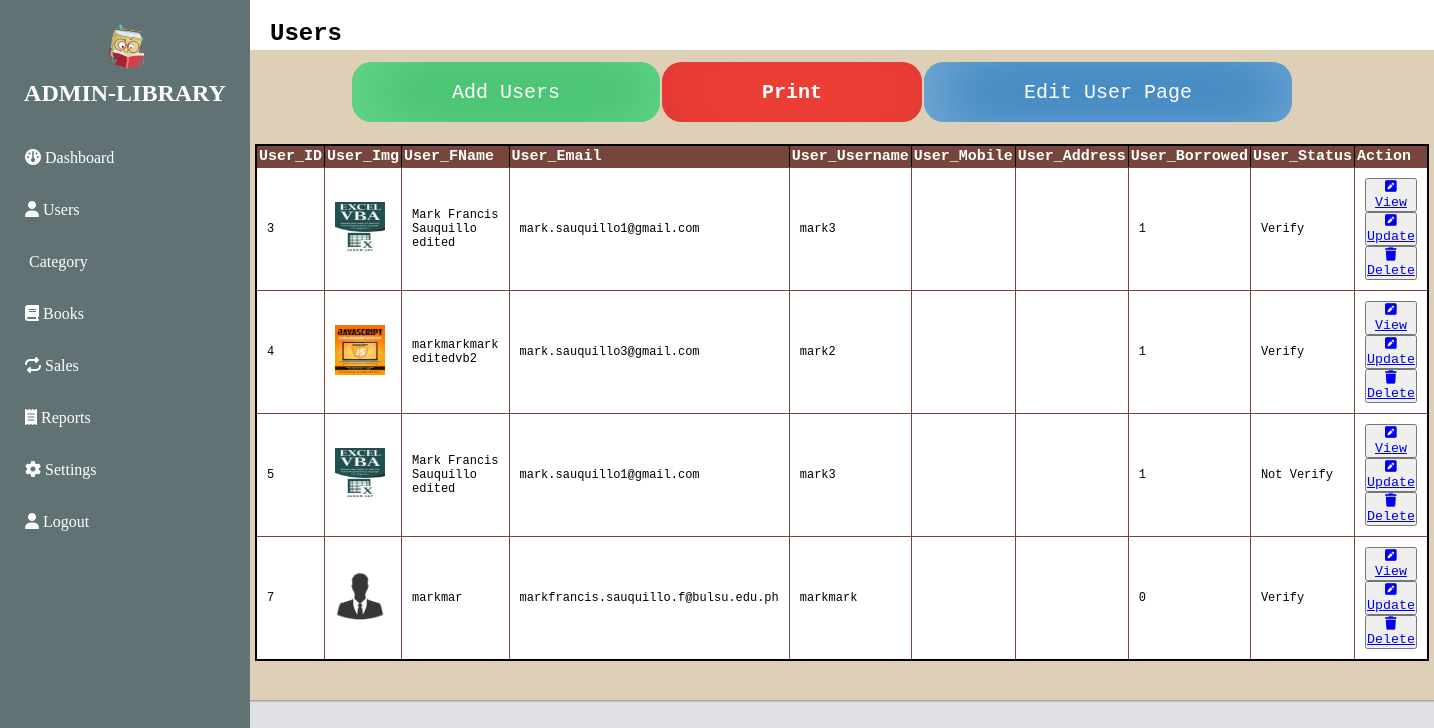
/admin-user.php (signed in), run on the app's committed database.
### tables this page shows
CREATE TABLE `user_info` (
  `User_ID` int(11) NOT NULL,
  `User_FName` varchar(50) NOT NULL,
  `User_Email` varchar(50) NOT NULL,
  `User_Username` varchar(50) NOT NULL,
  `User_Mobile` varchar(50) NOT NULL,
  `User_Address` varchar(50) NOT NULL,
  `User_Password` varchar(50) NOT NULL,
  `User_Img` varchar(50) NOT NULL,
  `User_Status` varchar(100) NOT NULL,
  `verify_token` varchar(100) NOT NULL,
  `verify_status` varchar(100) NOT NULL,
  `created_at` timestamp NOT NULL DEFAULT current_timestamp() ON UPDATE current_timestamp(),
  `BorrowedBooksCount` int(11) NOT NULL,
  `login_attempts` int(11) NOT NULL,
  `blocked` tinyint(1) NOT NULL,
  `penalty` decimal(10,2) NOT NULL
);

### admin-user.php (the view, shortened to what this page needs)
<?php
    include "connect.php";
?>
<!DOCTYPE html>
<html lang="en">
<head>
    <link rel="stylesheet" href="admin.css">
    <link rel="stylesheet" href="https://cdnjs.cloudflare.com/ajax/libs/font-awesome/6.4.2/css/all.min.css" />
    <link rel="stylesheet" href="admin-user.css">
</head>
<body>
    <header>
        <nav>
            <div class="brand-container">
            <img src="image/mainlogo.png" alt="My Personal Logo" width="60px">
                <h2 class="brand-title">ADMIN-LIBRARY</h2>
            </div>
            <div class="brand-title">
                <a class="link" href="admin.php"><i class="fa fa-dashboard"></i> Dashboard</a>
                <a class="link" href="admin-user.php"><i class="fa fa-user"></i> Users</a>
                <a class="link" href="admin-category.php"><i class="fa fa-category"></i> Category</a>
                <a class="link" href="admin-book.php"><i class="fa fa-book"></i> Books</a>
                <a class="link" href="admin-sale.php"><i class="fa fa-repeat"></i> Sales</a>
                <a class="link" href="admin-reports.php"><i class="fa fa-receipt"></i> Reports</a>
                <a class="link" href="admin-setting.php"><i class="fa fa-gear"></i> Settings</a>
                <a class="link" href="logout.php"><i class="fa fa-user"></i> Logout</a>
            </div>
        </nav>
    </header>
    <section>
        <div class="main-container">
            <div class="header-title">
                <h2>Users</h2>
            </div>
            <table style="margin-left: 100px; margin-top:10px;" class='category-print'>
                <tr>
                    <td>
                        <button class='btn1'><a style="text-decoration: none;" href="admin-user-add.php">Add Users</a></button>
                    </td>
                    <td>
                        <button class='btn2'><a style="text-decoration: none;" href="admin-user-print.php">Print</a></button>
                    </td>
                    <td>
                        <button class='btn3'><a style="text-decoration: none;" href="admin-user-edit.php">Edit User Page</a></button>
                    </td>
                </tr>
            </table>
            <div class="tables">
                <table border="1px" style="margin: 0 auto;">
                    <tr>
                        <th>User_ID </th>
                        <th>User_Img</th>
                        <th>User_FName</th>
                        <th>User_Email</th>
                        <th>User_Username	</th>
                        <th>User_Mobile</th>
                        <th>User_Address</th>
                        <th>User_Borrowed</th>
                        <th>User_Status</th>
                        <th>Action</th>
                    </tr>
                    <?php
                            $sql = "Select * from user_info";
                            $result = mysqli_query($con, $sql);
                            if($result){
                                while($row = mysqli_fetch_assoc($result)){
                                    $id = $row['User_ID'];
                                    $first = $row['User_Img'];
                                    $two = $row['User_FName'];
                                    $three = $row['User_Email'];
                                    $four = $row['User_Username'];
                                    $five = $row['User_Mobile'];
                                    $six = $row['User_Address'];
                                    $eigth= $row['verify_status'];
                                    $seven = $row['BorrowedBooksCount'];
                                    echo '<tr>
                                    <td>'.$id.'</td>
                                    <td><img src='.$first.' width="50" height="50"></td>
                                    <td>'.$two.'</td>
                                    <td>'.$three.'</td>
                                    <td>'.$four.'</td>
                                    <td>'.$five.'</td>
                                    <td>'.$six.'</td>
                                    <td>'.$seven.'</td>
                                    <td>'.$eigth.'</td>
                                    <td>
                                        <button id="btned"><a href="admin-user-view.php?updateid='.$id.'"><i class="fa fa-pencil-square"></i> View</a></button>
                                        <button id="btned"><a href="admin-user-update.php?updateid='.$id.'"><i class="fa fa-pencil-square"></i> Update</a></button>
                                        <button id="btndel"><a href="admin-user-delete.php?deleteid='.$id.'"><i class="fa fa-trash"></i> Delete</a></button>
                                    </td>
                                    </tr>
                                    ';
                                }
                            }
                        ?>
                </table>
            </div>
        </div>
    </section>
</body>
</html>

### admin.css (style rules this page uses)
* { margin: 0; padding: 0; box-sizing: border-box; font-family: 'Courier New', Courier, monospace; }
nav { width: 250px; height: 100%; position: fixed; top: 0; left: 0; background-color: #607274; }
.brand-container { text-align: center; color: white; font-family: Verdana; padding: 20px 0; }
.brand-title { margin: 0; margin-top: 0px; font-family: Castellar; }
.link { display: block; color: white; padding: 12px 25px; text-decoration: none; margin: 10px 0; font-family: Verdana; transition: 0.2s; }
body { background: #E0E1E4; }
.main-container { margin-left: 250px; box-shadow: 0 0 2px 1px rgb(0, 0, 0, 0.4); background-color: #DED0B6; }
.header-title { width: 100%; height: 50px; background: white; text-align: start; padding: 20px 0 0 20px; }
.tables { margin-top: 20px; }
.tables table { text-align: center; font-size: 20px; background: white; border: 2px solid black; width: 60%; }
.category-print { background-color: white; height: auto; }
.category-print button { background-color: transparent; font-size: 20px; height: 100px; border-color: 1px solid black; }

### admin-user.css (style rules this page uses)
.main-container { background-color: #DED0B6; height: 700px; }
.tables table { border-radius: 5px; border-collapse: collapse; }
.tables table tr th { font-size: 15px; background-color: #76453B; color: white; padding: 2px; text-align: left; }
.tables table tr td { font-size: 12px; border: 1px solid #76453B; padding: 10px; text-align: left; }
.category-print button { height: 60px; padding-right: 100px; padding-left: 100px; border-radius: 20px; border: none; }
.category-print { background-color: transparent; }
.category-print .btn1 { background-color: #3ab563; box-shadow: 9px -1px 75px 0px rgba(120, 134, 125, 0.75) inset; -webkit-box-shadow: 9px -1px 75px 0px rgba(122, 232, 160, 0.75) inset; -moz-box-shadow: 9px -1px 75px 0px rgba(122, 232, 160, 0.75) inset; }
.category-print .btn1 a { color: white; }
.category-print .btn2 { background-color: #f44336; box-shadow: 9px -1px 75px 0px rgba(217,52,52,0.75) inset; -webkit-box-shadow: 9px -1px 75px 0px rgba(217,52,52,0.75) inset; -moz-box-shadow: 9px -1px 75px 0px rgba(217,52,52,0.75) inset; }
.category-print .btn2 a { color: white; font-size: 20px; font-weight: bold; }
.category-print .btn3 { background-color: #2273b5; box-shadow: 9px -1px 75px 0px rgba(158, 198, 229, 0.75) inset; -webkit-box-shadow: 9px -1px 75px 0px rgba(158, 198, 229, 0.75) inset; -moz-box-shadow: 9px -1px 75px 0px rgba(158, 198, 229, 0.75) inset; }
.category-print .btn3 a { color: white; }

### data on the page
user_info: User_ID "3", User_Img (picture), User_FName "Mark Francis Sauquillo edited", User_Email "mark.sauquillo1@gmail.com", User_Username "mark3", BorrowedBooksCount "1", verify_status "Verify"
user_info: User_ID "4", User_Img (picture), User_FName "markmarkmark editedvb2", User_Email "mark.sauquillo3@gmail.com", User_Username "mark2", BorrowedBooksCount "1", verify_status "Verify"
user_info: User_ID "5", User_Img (picture), User_FName "Mark Francis Sauquillo edited", User_Email "mark.sauquillo1@gmail.com", User_Username "mark3", BorrowedBooksCount "1", verify_status "Not Verify"
user_info: User_ID "7", User_Img (placeholder picture), User_FName "markmar", User_Email "markfrancis.sauquillo.f@bulsu.edu.ph", User_Username "markmark", BorrowedBooksCount "0", verify_status "Verify"
